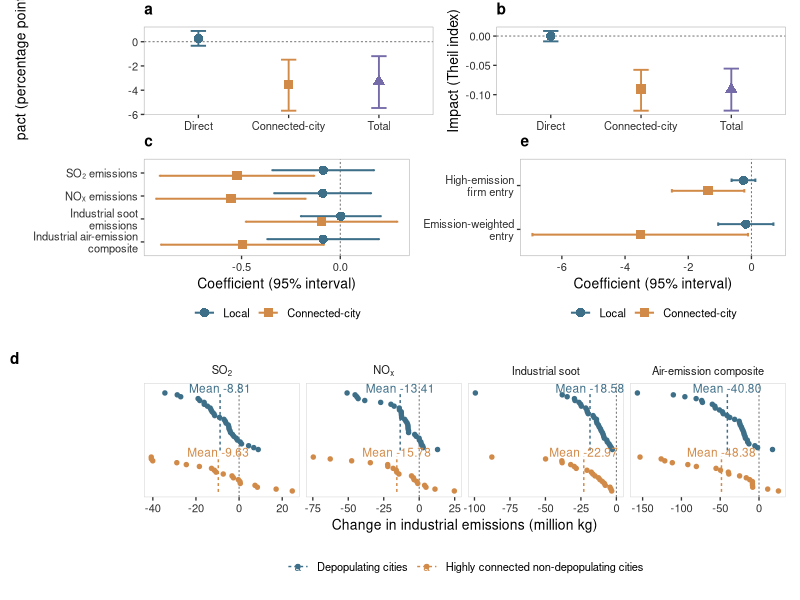

Here is the R script that generated this plot:
# Run from the public-package root: Rscript code/fig3.R
suppressPackageStartupMessages({library(data.table);library(ggplot2);library(patchwork)})
d <- fread('data/fig3.csv')
dir.create('Output',showWarnings=FALSE)
cols <- c('Direct'='#3E6F89','Local'='#3E6F89','Connected-city'='#D28A48','Total'='#756BA8')
shapes <- c('Direct'=16,'Local'=16,'Connected-city'=15,'Total'=17)
base <- theme_classic(base_family='Helvetica',base_size=10)+theme(panel.border=element_rect(colour='#B8B8B8',fill=NA,linewidth=.22),axis.line=element_blank(),axis.text=element_text(colour='#303030'),legend.title=element_blank(),legend.position='bottom',plot.margin=margin(14,5,5,5),strip.background=element_blank(),strip.text=element_text(face='plain'))
letter <- function(p,l) p+annotate('text',x=-Inf,y=Inf,label=l,hjust=0,vjust=-1.05,size=3.9,fontface='bold')+coord_cartesian(clip='off')
d[panel %in% c('a','b'),group:=factor(group,levels=c('Direct','Connected-city','Total'))]
impact <- function(l,ylabel) letter(ggplot(d[panel==l],aes(group,estimate,colour=group,shape=group))+
 geom_hline(yintercept=0,linetype='22',colour='#707070',linewidth=.34)+
 geom_point(size=2.85)+geom_errorbar(aes(ymin=lower,ymax=upper),width=.17,linewidth=.64)+
 scale_x_discrete(limits=c('Direct','Connected-city','Total'))+scale_colour_manual(values=cols)+scale_shape_manual(values=shapes)+labs(x=NULL,y=ylabel)+base+theme(legend.position='none'),l)
a<-impact('a','Impact (percentage points)'); b<-impact('b','Impact (Theil index)')
coefplot<-function(l,order) {
 z<-d[panel==l];z[,outcome:=factor(outcome,levels=rev(order))]
 letter(ggplot(z,aes(estimate,outcome,colour=group,shape=group))+
 geom_vline(xintercept=0,linetype='22',colour='#707070',linewidth=.34)+
 geom_errorbar(aes(xmin=lower,xmax=upper),orientation='y',position=position_dodge(.48),width=.16,linewidth=.69)+
 geom_point(position=position_dodge(.48),size=2.8)+scale_colour_manual(values=cols,breaks=c('Local','Connected-city'))+scale_shape_manual(values=shapes,breaks=c('Local','Connected-city'))+
 scale_y_discrete(labels=function(x) {x<-gsub('SO2','SO₂',x);x<-gsub('NOx','NOₓ',x);x<-gsub('Industrial soot emissions','Industrial soot\nemissions',x);x<-gsub('Industrial air-emission composite','Industrial air-emission\ncomposite',x);x<-gsub('High-emission firm entry','High-emission\nfirm entry',x);gsub('Emission-weighted entry','Emission-weighted\nentry',x)})+
 labs(x='Coefficient (95% interval)',y=NULL)+base+theme(axis.text.y=element_text(hjust=1),legend.box.spacing=grid::unit(1,'pt')),l)
}
cc<-coefplot('c',c('SO2 emissions','NOx emissions','Industrial soot emissions','Industrial air-emission composite'))
e<-coefplot('e',c('High-emission firm entry','Emission-weighted entry'))
z<-d[panel=='d'];z[,outcome:=factor(outcome,levels=c('SO[2]','NO[x]',"'Industrial soot'","'Air-emission composite'"))]
means<-z[,.(estimate=mean(estimate),ymin=min(y)-.5,ymax=max(y)+.5),by=.(group,outcome)]
dd<-ggplot(z,aes(estimate,y,colour=group))+geom_vline(xintercept=0,linetype='22',colour='#707070',linewidth=.34)+geom_point(size=1.2)+
 geom_segment(data=means,aes(x=estimate,xend=estimate,y=ymin,yend=ymax),linetype='22',linewidth=.5)+
 geom_text(data=means,aes(x=estimate,y=ymax+2,label=sprintf('Mean %.2f',estimate)),size=3)+
 facet_wrap(~outcome,nrow=1,scales='free_x',labeller=label_parsed)+
 scale_colour_manual(values=c('Depopulating cities'='#3E6F89','Highly connected non-depopulating cities'='#D28A48'))+
 labs(x='Change in industrial emissions (million kg)',y=NULL)+base+theme(axis.text.y=element_blank(),axis.ticks.y=element_blank())
# a/b first row, c/e second row, d across the bottom.
dd<-dd+labs(tag='d')+theme(plot.tag=element_text(face='bold',size=11),plot.tag.position=c(0,1))
fig <- (a|b)/(cc|e)/dd+plot_layout(heights=c(1,1.1,1.3))

ggsave('Output/fig3.png',fig,width=260,height=250,units='mm',dpi=300,device=ragg::agg_png,bg='white')
